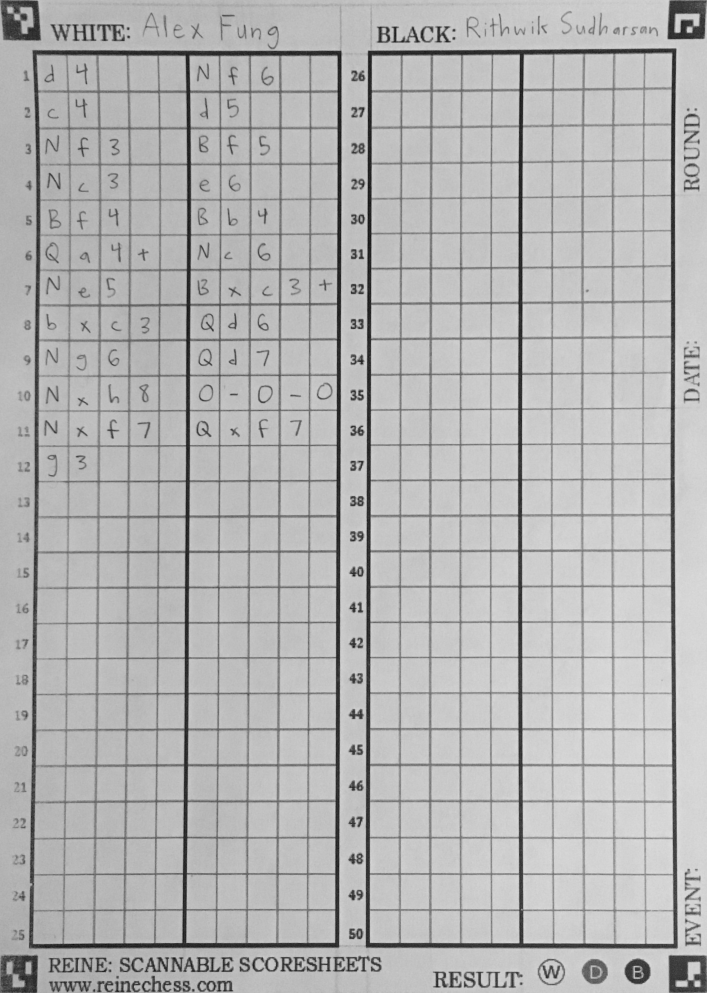
#> input picture CharExtract/1388_pre.png, 2119 x 2978 px (shown at 1/3 size)
$ python -i PreProcess.py   (imports and definitions only)
#> lines starting #> are read from the running program, lines starting #| are printed output that depends on the picture
#> further down, picture is the input picture: shape (2978, 2119, 3); min 5, max 229, mean 180.8
import cv2 as cv
import numpy as np
from scipy import ndimage


def pre_process(img):
    height, width = img.shape[:2]
#> height = 2978; width = 2119

    if height > width:
        # EMNIST was preprocessed based on NIST samples, which have 128x128 px.
        width = 128 * width // height
#> width = 91
        height = 128
    else:
        height = 128 * height // width
        width = 128

    # Remove residual box borders.
    border_px_to_remove = 10
    img = cv.resize(img, (width + 2 * border_px_to_remove, height + 2 * border_px_to_remove))
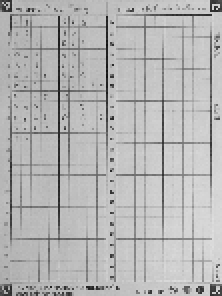
#> img: shape (148, 111, 3) (shown 2 times larger); min 17, max 223, mean 182
    img = img[border_px_to_remove: border_px_to_remove + height, border_px_to_remove: border_px_to_remove + width]
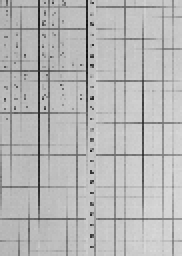
#> img: shape (128, 91, 3) (shown 2 times larger); min 17, max 219, mean 183.5

    saturation_threshold = img.mean(axis=0).mean(axis=0) - 20
#> saturation_threshold = [163.5, 163.5, 163.5]
#> (the run stopped early here; a loop or call above may not have finished)
